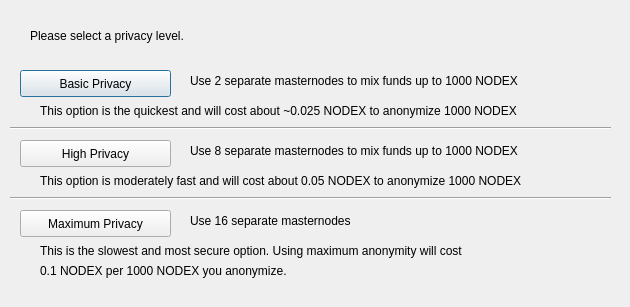
<?xml version="1.0" encoding="UTF-8"?>
<ui version="4.0">
 <class>DarksendConfig</class>
 <widget class="QDialog" name="DarksendConfig">
  <property name="geometry">
   <rect>
    <x>0</x>
    <y>0</y>
    <width>630</width>
    <height>307</height>
   </rect>
  </property>
  <property name="windowTitle">
   <string>Configure Darksend</string>
  </property>
  <widget class="QPushButton" name="buttonBasic">
   <property name="geometry">
    <rect>
     <x>20</x>
     <y>70</y>
     <width>151</width>
     <height>27</height>
    </rect>
   </property>
   <property name="text">
    <string>Basic Privacy</string>
   </property>
  </widget>
  <widget class="QPushButton" name="buttonHigh">
   <property name="geometry">
    <rect>
     <x>20</x>
     <y>140</y>
     <width>151</width>
     <height>27</height>
    </rect>
   </property>
   <property name="text">
    <string>High Privacy</string>
   </property>
  </widget>
  <widget class="QPushButton" name="buttonMax">
   <property name="geometry">
    <rect>
     <x>20</x>
     <y>210</y>
     <width>151</width>
     <height>27</height>
    </rect>
   </property>
   <property name="text">
    <string>Maximum Privacy</string>
   </property>
  </widget>
  <widget class="QLabel" name="label">
   <property name="geometry">
    <rect>
     <x>30</x>
     <y>20</y>
     <width>571</width>
     <height>31</height>
    </rect>
   </property>
   <property name="text">
    <string>Please select a privacy level.</string>
   </property>
  </widget>
  <widget class="QLabel" name="label_2">
   <property name="geometry">
    <rect>
     <x>190</x>
     <y>70</y>
     <width>421</width>
     <height>21</height>
    </rect>
   </property>
   <property name="text">
    <string>Use 2 separate masternodes to mix funds up to 1000 NODEX</string>
   </property>
  </widget>
  <widget class="QLabel" name="label_3">
   <property name="geometry">
    <rect>
     <x>190</x>
     <y>140</y>
     <width>411</width>
     <height>21</height>
    </rect>
   </property>
   <property name="text">
    <string>Use 8 separate masternodes to mix funds up to 1000 NODEX</string>
   </property>
  </widget>
  <widget class="QLabel" name="label_4">
   <property name="geometry">
    <rect>
     <x>190</x>
     <y>210</y>
     <width>421</width>
     <height>21</height>
    </rect>
   </property>
   <property name="text">
    <string>Use 16 separate masternodes</string>
   </property>
  </widget>
  <widget class="QLabel" name="label_6">
   <property name="geometry">
    <rect>
     <x>40</x>
     <y>100</y>
     <width>561</width>
     <height>21</height>
    </rect>
   </property>
   <property name="text">
    <string>This option is the quickest and will cost about ~0.025 NODEX to anonymize 1000 NODEX</string>
   </property>
  </widget>
  <widget class="QLabel" name="label_7">
   <property name="geometry">
    <rect>
     <x>40</x>
     <y>170</y>
     <width>561</width>
     <height>21</height>
    </rect>
   </property>
   <property name="text">
    <string>This option is moderately fast and will cost about 0.05 NODEX to anonymize 1000 NODEX</string>
   </property>
  </widget>
  <widget class="QLabel" name="label_8">
   <property name="geometry">
    <rect>
     <x>40</x>
     <y>240</y>
     <width>561</width>
     <height>21</height>
    </rect>
   </property>
   <property name="text">
    <string>This is the slowest and most secure option. Using maximum anonymity will cost</string>
   </property>
  </widget>
  <widget class="QLabel" name="label_9">
   <property name="geometry">
    <rect>
     <x>40</x>
     <y>260</y>
     <width>561</width>
     <height>21</height>
    </rect>
   </property>
   <property name="text">
    <string>0.1 NODEX per 1000 NODEX you anonymize.</string>
   </property>
  </widget>
  <widget class="Line" name="line">
   <property name="geometry">
    <rect>
     <x>10</x>
     <y>120</y>
     <width>601</width>
     <height>16</height>
    </rect>
   </property>
   <property name="orientation">
    <enum>Qt::Horizontal</enum>
   </property>
  </widget>
  <widget class="Line" name="line_2">
   <property name="geometry">
    <rect>
     <x>10</x>
     <y>190</y>
     <width>601</width>
     <height>16</height>
    </rect>
   </property>
   <property name="orientation">
    <enum>Qt::Horizontal</enum>
   </property>
  </widget>
 </widget>
 <resources/>
 <connections/>
</ui>
